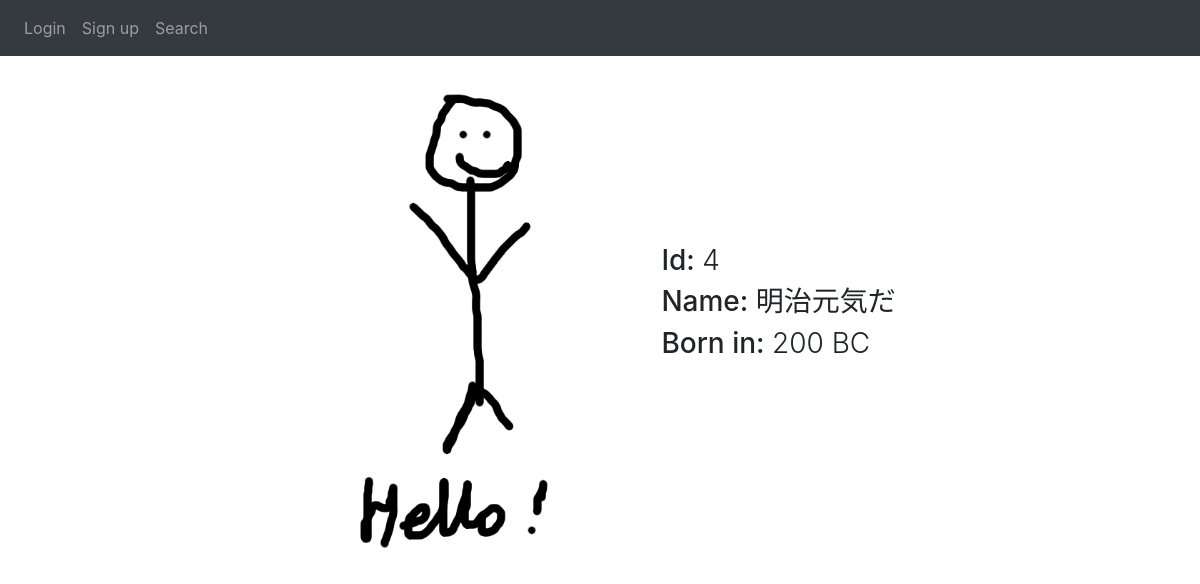
Page /artist?id=4 on the earlier database version.
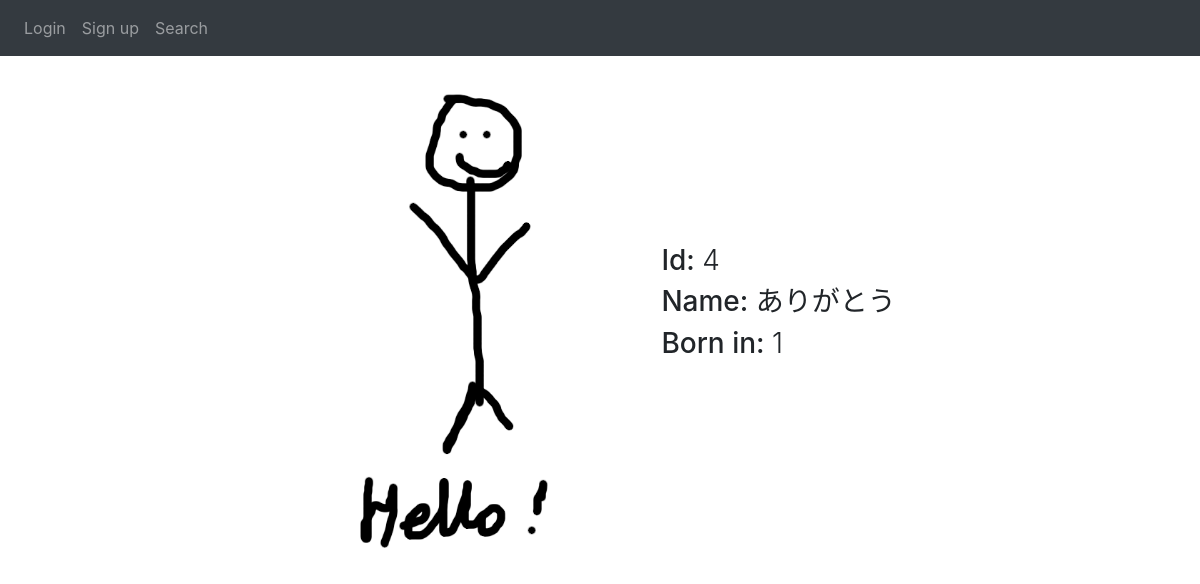
Same page on the later database version.
### website/models.py (models this page shows)
class Artist(db.Model):
    id = db.Column(db.Integer, primary_key = True)
    name = db.Column(db.String(150))
    birth_date = db.Column(db.Integer)
    death_date = db.Column(db.Integer)

### website/views.py (the view)
@views.route('/artist', methods = ['GET'])
def artist():
    id = request.args.get('id')
    artist = Artist.query.filter(Artist.id == id).first()
    birth = ""
    if artist.birth_date < 0:
        birth = str((-1) * artist.birth_date) + " BC"
    else:
        birth = str(artist.birth_date)
    if artist:
        exhibits = Exhibit.query.filter(Exhibit.author == id).all()
        if exhibits:
            return render_template("artist.html", user = current_user, artist = artist, birth = birth, exhibits = exhibits)
        else:
            print("ERROR. No exhibits found!")
            return render_template("artist.html", user = current_user, artist = artist, birth = birth)
    return render_template("artist.html", user = current_user)

### website/templates/artist.html (shortened to what this page needs)
{% extends "base.html" %} {% block title %}Artist{% endblock %}
{% block content %}
    {% if not artist %}
    <h1>No artist found</h1>
    {% else %}
    <div class = "info">
        <div>
            <img src = "{{url_for('static', filename = 'placeholder.png')}}" alt = "artist_image" />
        </div>
        <div>
            <h3 align = "left">Id: <span>{{ artist.id }}</span></h3>
            <h3 align = "left">Name: <span>{{ artist.name }}</span></h3>
            <h3 align = "left">Born in: <span>{{ birth }}</span></h3>
        </div>
    </div>
    {% endif %}
{% endblock %}

Differences in the rows shown:
changed Artist id 4: name "明治元気だ" → "ありがとう"
Other differences:
{{ birth }}: "200 BC" → "1"
